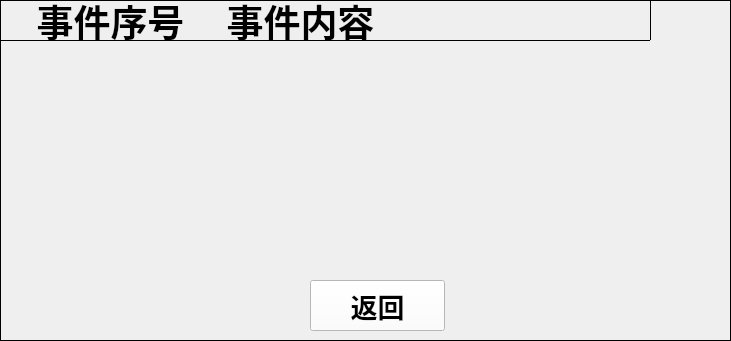
   <widget class="QFrame" name="frame_2">
    <property name="geometry">
     <rect>
      <x>50</x>
      <y>800</y>
      <width>731</width>
      <height>341</height>
     </rect>
    </property>
    <property name="styleSheet">
     <string notr="true">background-image: url(:/background/qrc/background/bk-potevio-t1.png);</string>
    </property>
    <property name="frameShape">
     <enum>QFrame::Panel</enum>
    </property>
    <property name="frameShadow">
     <enum>QFrame::Plain</enum>
    </property>
    <widget class="QLabel" name="label_5">
     <property name="geometry">
      <rect>
       <x>-80</x>
       <y>0</y>
       <width>731</width>
       <height>41</height>
      </rect>
     </property>
     <property name="font">
      <font>
       <pointsize>30</pointsize>
       <weight>75</weight>
       <italic>false</italic>
       <bold>true</bold>
      </font>
     </property>
     <property name="layoutDirection">
      <enum>Qt::LeftToRight</enum>
     </property>
     <property name="styleSheet">
      <string notr="true">background-image: url(:/background/qrc/background/back.png);</string>
     </property>
     <property name="frameShape">
      <enum>QFrame::Panel</enum>
     </property>
     <property name="text">
      <string/>
     </property>
     <property name="alignment">
      <set>Qt::AlignLeading|Qt::AlignLeft|Qt::AlignVCenter</set>
     </property>
    </widget>
    <widget class="QLabel" name="label_num_6">
     <property name="geometry">
      <rect>
       <x>80</x>
       <y>70</y>
       <width>51</width>
       <height>31</height>
      </rect>
     </property>
     <property name="font">
      <font>
       <pointsize>25</pointsize>
       <weight>75</weight>
       <bold>true</bold>
      </font>
     </property>
     <property name="layoutDirection">
      <enum>Qt::LeftToRight</enum>
     </property>
     <property name="text">
      <string/>
     </property>
     <property name="alignment">
      <set>Qt::AlignCenter</set>
     </property>
    </widget>
    <widget class="QLabel" name="label_num_7">
     <property name="geometry">
      <rect>
       <x>80</x>
       <y>110</y>
       <width>51</width>
       <height>31</height>
      </rect>
     </property>
     <property name="font">
      <font>
       <pointsize>25</pointsize>
       <weight>75</weight>
       <bold>true</bold>
      </font>
     </property>
     <property name="layoutDirection">
      <enum>Qt::LeftToRight</enum>
     </property>
     <property name="text">
      <string/>
     </property>
     <property name="alignment">
      <set>Qt::AlignCenter</set>
     </property>
    </widget>
    <widget class="QLabel" name="label_num_8">
     <property name="geometry">
      <rect>
       <x>80</x>
       <y>150</y>
       <width>51</width>
       <height>31</height>
      </rect>
     </property>
     <property name="font">
      <font>
       <pointsize>25</pointsize>
       <weight>75</weight>
       <bold>true</bold>
      </font>
     </property>
     <property name="layoutDirection">
      <enum>Qt::LeftToRight</enum>
     </property>
     <property name="text">
      <string/>
     </property>
     <property name="alignment">
      <set>Qt::AlignCenter</set>
     </property>
    </widget>
    <widget class="QLabel" name="label_num_9">
     <property name="geometry">
      <rect>
       <x>80</x>
       <y>190</y>
       <width>51</width>
       <height>31</height>
      </rect>
     </property>
     <property name="font">
      <font>
       <pointsize>25</pointsize>
       <weight>75</weight>
       <bold>true</bold>
      </font>
     </property>
     <property name="layoutDirection">
      <enum>Qt::LeftToRight</enum>
     </property>
     <property name="text">
      <string/>
     </property>
     <property name="alignment">
      <set>Qt::AlignCenter</set>
     </property>
    </widget>
    <widget class="QLabel" name="label_num_10">
     <property name="geometry">
      <rect>
       <x>80</x>
       <y>230</y>
       <width>51</width>
       <height>31</height>
      </rect>
     </property>
     <property name="font">
      <font>
       <pointsize>25</pointsize>
       <weight>75</weight>
       <bold>true</bold>
      </font>
     </property>
     <property name="layoutDirection">
      <enum>Qt::LeftToRight</enum>
     </property>
     <property name="text">
      <string/>
     </property>
     <property name="alignment">
      <set>Qt::AlignCenter</set>
     </property>
    </widget>
    <widget class="QLabel" name="label_txt_6">
     <property name="geometry">
      <rect>
       <x>240</x>
       <y>70</y>
       <width>441</width>
       <height>31</height>
      </rect>
     </property>
     <property name="font">
      <font>
       <pointsize>25</pointsize>
       <weight>75</weight>
       <bold>true</bold>
      </font>
     </property>
     <property name="text">
      <string/>
     </property>
     <property name="alignment">
      <set>Qt::AlignLeading|Qt::AlignLeft|Qt::AlignVCenter</set>
     </property>
    </widget>
    <widget class="QLabel" name="label_txt_7">
     <property name="geometry">
      <rect>
       <x>240</x>
       <y>110</y>
       <width>421</width>
       <height>31</height>
      </rect>
     </property>
     <property name="font">
      <font>
       <pointsize>25</pointsize>
       <weight>75</weight>
       <bold>true</bold>
      </font>
     </property>
     <property name="text">
      <string/>
     </property>
     <property name="alignment">
      <set>Qt::AlignLeading|Qt::AlignLeft|Qt::AlignVCenter</set>
     </property>
    </widget>
    <widget class="QLabel" name="label_txt_8">
     <property name="geometry">
      <rect>
       <x>240</x>
       <y>150</y>
       <width>401</width>
       <height>31</height>
      </rect>
     </property>
     <property name="font">
      <font>
       <pointsize>25</pointsize>
       <weight>75</weight>
       <bold>true</bold>
      </font>
     </property>
     <property name="text">
      <string/>
     </property>
     <property name="alignment">
      <set>Qt::AlignLeading|Qt::AlignLeft|Qt::AlignVCenter</set>
     </property>
    </widget>
    <widget class="QLabel" name="label_txt_9">
     <property name="geometry">
      <rect>
       <x>240</x>
       <y>190</y>
       <width>411</width>
       <height>31</height>
      </rect>
     </property>
     <property name="font">
      <font>
       <pointsize>25</pointsize>
       <weight>75</weight>
       <bold>true</bold>
      </font>
     </property>
     <property name="text">
      <string/>
     </property>
     <property name="alignment">
      <set>Qt::AlignLeading|Qt::AlignLeft|Qt::AlignVCenter</set>
     </property>
    </widget>
    <widget class="QLabel" name="label_txt_10">
     <property name="geometry">
      <rect>
       <x>240</x>
       <y>230</y>
       <width>421</width>
       <height>31</height>
      </rect>
     </property>
     <property name="font">
      <font>
       <pointsize>25</pointsize>
       <weight>75</weight>
       <bold>true</bold>
      </font>
     </property>
     <property name="text">
      <string/>
     </property>
     <property name="alignment">
      <set>Qt::AlignLeading|Qt::AlignLeft|Qt::AlignVCenter</set>
     </property>
    </widget>
    <widget class="QPushButton" name="pbtn_back_3">
     <property name="geometry">
      <rect>
       <x>310</x>
       <y>280</y>
       <width>135</width>
       <height>51</height>
      </rect>
     </property>
     <property name="palette">
      <palette>
       <active>
        <colorrole role="WindowText">
         <brush brushstyle="SolidPattern">
          <color alpha="255">
           <red>0</red>
           <green>0</green>
           <blue>0</blue>
          </color>
         </brush>
        </colorrole>
        <colorrole role="Button">
         <brush brushstyle="SolidPattern">
          <color alpha="255">
           <red>255</red>
           <green>255</green>
           <blue>255</blue>
          </color>
         </brush>
        </colorrole>
        <colorrole role="Light">
         <brush brushstyle="SolidPattern">
          <color alpha="255">
           <red>255</red>
           <green>255</green>
           <blue>255</blue>
          </color>
         </brush>
        </colorrole>
        <colorrole role="Midlight">
         <brush brushstyle="SolidPattern">
          <color alpha="255">
           <red>255</red>
           <green>255</green>
           <blue>255</blue>
          </color>
         </brush>
        </colorrole>
        <colorrole role="Dark">
         <brush brushstyle="SolidPattern">
          <color alpha="255">
           <red>127</red>
           <green>127</green>
           <blue>127</blue>
          </color>
         </brush>
        </colorrole>
        <colorrole role="Mid">
         <brush brushstyle="SolidPattern">
          <color alpha="255">
           <red>170</red>
           <green>170</green>
           <blue>170</blue>
          </color>
         </brush>
        </colorrole>
        <colorrole role="Text">
         <brush brushstyle="SolidPattern">
          <color alpha="255">
           <red>0</red>
           <green>0</green>
           <blue>0</blue>
          </color>
         </brush>
        </colorrole>
        <colorrole role="BrightText">
         <brush brushstyle="SolidPattern">
          <color alpha="255">
           <red>255</red>
           <green>255</green>
           <blue>255</blue>
          </color>
         </brush>
        </colorrole>
        <colorrole role="ButtonText">
         <brush brushstyle="SolidPattern">
          <color alpha="255">
           <red>0</red>
           <green>0</green>
           <blue>0</blue>
          </color>
         </brush>
        </colorrole>
        <colorrole role="Base">
         <brush brushstyle="SolidPattern">
          <color alpha="255">
           <red>255</red>
           <green>255</green>
           <blue>255</blue>
          </color>
         </brush>
        </colorrole>
        <colorrole role="Window">
         <brush brushstyle="SolidPattern">
          <color alpha="255">
           <red>255</red>
           <green>255</green>
           <blue>255</blue>
          </color>
         </brush>
        </colorrole>
        <colorrole role="Shadow">
         <brush brushstyle="SolidPattern">
          <color alpha="255">
           <red>0</red>
           <green>0</green>
           <blue>0</blue>
          </color>
         </brush>
        </colorrole>
        <colorrole role="AlternateBase">
         <brush brushstyle="SolidPattern">
          <color alpha="255">
           <red>255</red>
           <green>255</green>
           <blue>255</blue>
          </color>
         </brush>
        </colorrole>
        <colorrole role="ToolTipBase">
         <brush brushstyle="SolidPattern">
          <color alpha="255">
           <red>255</red>
           <green>255</green>
           <blue>220</blue>
          </color>
         </brush>
        </colorrole>
        <colorrole role="ToolTipText">
         <brush brushstyle="SolidPattern">
          <color alpha="255">
           <red>0</red>
           <green>0</green>
           <blue>0</blue>
          </color>
         </brush>
        </colorrole>
       </active>
       <inactive>
        <colorrole role="WindowText">
         <brush brushstyle="SolidPattern">
          <color alpha="255">
           <red>0</red>
           <green>0</green>
           <blue>0</blue>
          </color>
         </brush>
        </colorrole>
        <colorrole role="Button">
         <brush brushstyle="SolidPattern">
          <color alpha="255">
           <red>255</red>
           <green>255</green>
           <blue>255</blue>
          </color>
         </brush>
        </colorrole>
        <colorrole role="Light">
         <brush brushstyle="SolidPattern">
          <color alpha="255">
           <red>255</red>
           <green>255</green>
           <blue>255</blue>
          </color>
         </brush>
        </colorrole>
        <colorrole role="Midlight">
         <brush brushstyle="SolidPattern">
          <color alpha="255">
           <red>255</red>
           <green>255</green>
           <blue>255</blue>
          </color>
         </brush>
        </colorrole>
        <colorrole role="Dark">
         <brush brushstyle="SolidPattern">
          <color alpha="255">
           <red>127</red>
           <green>127</green>
           <blue>127</blue>
          </color>
         </brush>
        </colorrole>
        <colorrole role="Mid">
         <brush brushstyle="SolidPattern">
          <color alpha="255">
           <red>170</red>
           <green>170</green>
           <blue>170</blue>
          </color>
         </brush>
        </colorrole>
        <colorrole role="Text">
         <brush brushstyle="SolidPattern">
          <color alpha="255">
           <red>0</red>
           <green>0</green>
           <blue>0</blue>
          </color>
         </brush>
        </colorrole>
        <colorrole role="BrightText">
         <brush brushstyle="SolidPattern">
          <color alpha="255">
           <red>255</red>
           <green>255</green>
           <blue>255</blue>
          </color>
         </brush>
        </colorrole>
        <colorrole role="ButtonText">
         <brush brushstyle="SolidPattern">
          <color alpha="255">
           <red>0</red>
           <green>0</green>
           <blue>0</blue>
          </color>
         </brush>
        </colorrole>
        <colorrole role="Base">
         <brush brushstyle="SolidPattern">
          <color alpha="255">
           <red>255</red>
           <green>255</green>
           <blue>255</blue>
          </color>
         </brush>
        </colorrole>
        <colorrole role="Window">
         <brush brushstyle="SolidPattern">
          <color alpha="255">
           <red>255</red>
           <green>255</green>
           <blue>255</blue>
          </color>
         </brush>
        </colorrole>
        <colorrole role="Shadow">
         <brush brushstyle="SolidPattern">
          <color alpha="255">
           <red>0</red>
           <green>0</green>
           <blue>0</blue>
          </color>
         </brush>
        </colorrole>
        <colorrole role="AlternateBase">
         <brush brushstyle="SolidPattern">
          <color alpha="255">
           <red>255</red>
           <green>255</green>
           <blue>255</blue>
          </color>
         </brush>
        </colorrole>
        <colorrole role="ToolTipBase">
         <brush brushstyle="SolidPattern">
          <color alpha="255">
           <red>255</red>
           <green>255</green>
           <blue>220</blue>
          </color>
         </brush>
        </colorrole>
        <colorrole role="ToolTipText">
         <brush brushstyle="SolidPattern">
          <color alpha="255">
           <red>0</red>
           <green>0</green>
           <blue>0</blue>
          </color>
         </brush>
        </colorrole>
       </inactive>
       <disabled>
        <colorrole role="WindowText">
         <brush brushstyle="SolidPattern">
          <color alpha="255">
           <red>127</red>
           <green>127</green>
           <blue>127</blue>
          </color>
         </brush>
        </colorrole>
        <colorrole role="Button">
         <brush brushstyle="SolidPattern">
          <color alpha="255">
           <red>255</red>
           <green>255</green>
           <blue>255</blue>
          </color>
         </brush>
        </colorrole>
        <colorrole role="Light">
         <brush brushstyle="SolidPattern">
          <color alpha="255">
           <red>255</red>
           <green>255</green>
           <blue>255</blue>
          </color>
         </brush>
        </colorrole>
        <colorrole role="Midlight">
         <brush brushstyle="SolidPattern">
          <color alpha="255">
           <red>255</red>
           <green>255</green>
           <blue>255</blue>
          </color>
         </brush>
        </colorrole>
        <colorrole role="Dark">
         <brush brushstyle="SolidPattern">
          <color alpha="255">
           <red>127</red>
           <green>127</green>
           <blue>127</blue>
          </color>
         </brush>
        </colorrole>
        <colorrole role="Mid">
         <brush brushstyle="SolidPattern">
          <color alpha="255">
           <red>170</red>
           <green>170</green>
           <blue>170</blue>
          </color>
         </brush>
        </colorrole>
        <colorrole role="Text">
         <brush brushstyle="SolidPattern">
          <color alpha="255">
           <red>127</red>
           <green>127</green>
           <blue>127</blue>
          </color>
         </brush>
        </colorrole>
        <colorrole role="BrightText">
         <brush brushstyle="SolidPattern">
          <color alpha="255">
           <red>255</red>
           <green>255</green>
           <blue>255</blue>
          </color>
         </brush>
        </colorrole>
        <colorrole role="ButtonText">
         <brush brushstyle="SolidPattern">
          <color alpha="255">
           <red>127</red>
           <green>127</green>
           <blue>127</blue>
          </color>
         </brush>
        </colorrole>
        <colorrole role="Base">
         <brush brushstyle="SolidPattern">
          <color alpha="255">
           <red>255</red>
           <green>255</green>
           <blue>255</blue>
          </color>
         </brush>
        </colorrole>
        <colorrole role="Window">
         <brush brushstyle="SolidPattern">
          <color alpha="255">
           <red>255</red>
           <green>255</green>
           <blue>255</blue>
          </color>
         </brush>
        </colorrole>
        <colorrole role="Shadow">
         <brush brushstyle="SolidPattern">
          <color alpha="255">
           <red>0</red>
           <green>0</green>
           <blue>0</blue>
          </color>
         </brush>
        </colorrole>
        <colorrole role="AlternateBase">
         <brush brushstyle="SolidPattern">
          <color alpha="255">
           <red>255</red>
           <green>255</green>
           <blue>255</blue>
          </color>
         </brush>
        </colorrole>
        <colorrole role="ToolTipBase">
         <brush brushstyle="SolidPattern">
          <color alpha="255">
           <red>255</red>
           <green>255</green>
           <blue>220</blue>
          </color>
         </brush>
        </colorrole>
        <colorrole role="ToolTipText">
         <brush brushstyle="SolidPattern">
          <color alpha="255">
           <red>0</red>
           <green>0</green>
           <blue>0</blue>
          </color>
         </brush>
        </colorrole>
       </disabled>
      </palette>
     </property>
     <property name="font">
      <font>
       <pointsize>20</pointsize>
       <weight>75</weight>
       <bold>true</bold>
      </font>
     </property>
     <property name="focusPolicy">
      <enum>Qt::NoFocus</enum>
     </property>
     <property name="styleSheet">
      <string notr="true">border-image: url(:/icon/qrc/keyboard-b/btn_bg.png);</string>
     </property>
     <property name="text">
      <string>返回</string>
     </property>
    </widget>
    <widget class="QLabel" name="lbl_num_2">
     <property name="geometry">
      <rect>
       <x>20</x>
       <y>0</y>
       <width>181</width>
       <height>41</height>
      </rect>
     </property>
     <property name="font">
      <font>
       <pointsize>28</pointsize>
       <weight>75</weight>
       <bold>true</bold>
      </font>
     </property>
     <property name="text">
      <string>事件序号</string>
     </property>
     <property name="alignment">
      <set>Qt::AlignCenter</set>
     </property>
    </widget>
    <widget class="QLabel" name="lbl_infor_2">
     <property name="geometry">
      <rect>
       <x>210</x>
       <y>0</y>
       <width>181</width>
       <height>41</height>
      </rect>
     </property>
     <property name="font">
      <font>
       <pointsize>28</pointsize>
       <weight>75</weight>
       <bold>true</bold>
      </font>
     </property>
     <property name="text">
      <string>事件内容</string>
     </property>
     <property name="alignment">
      <set>Qt::AlignCenter</set>
     </property>
    </widget>
   </widget>
